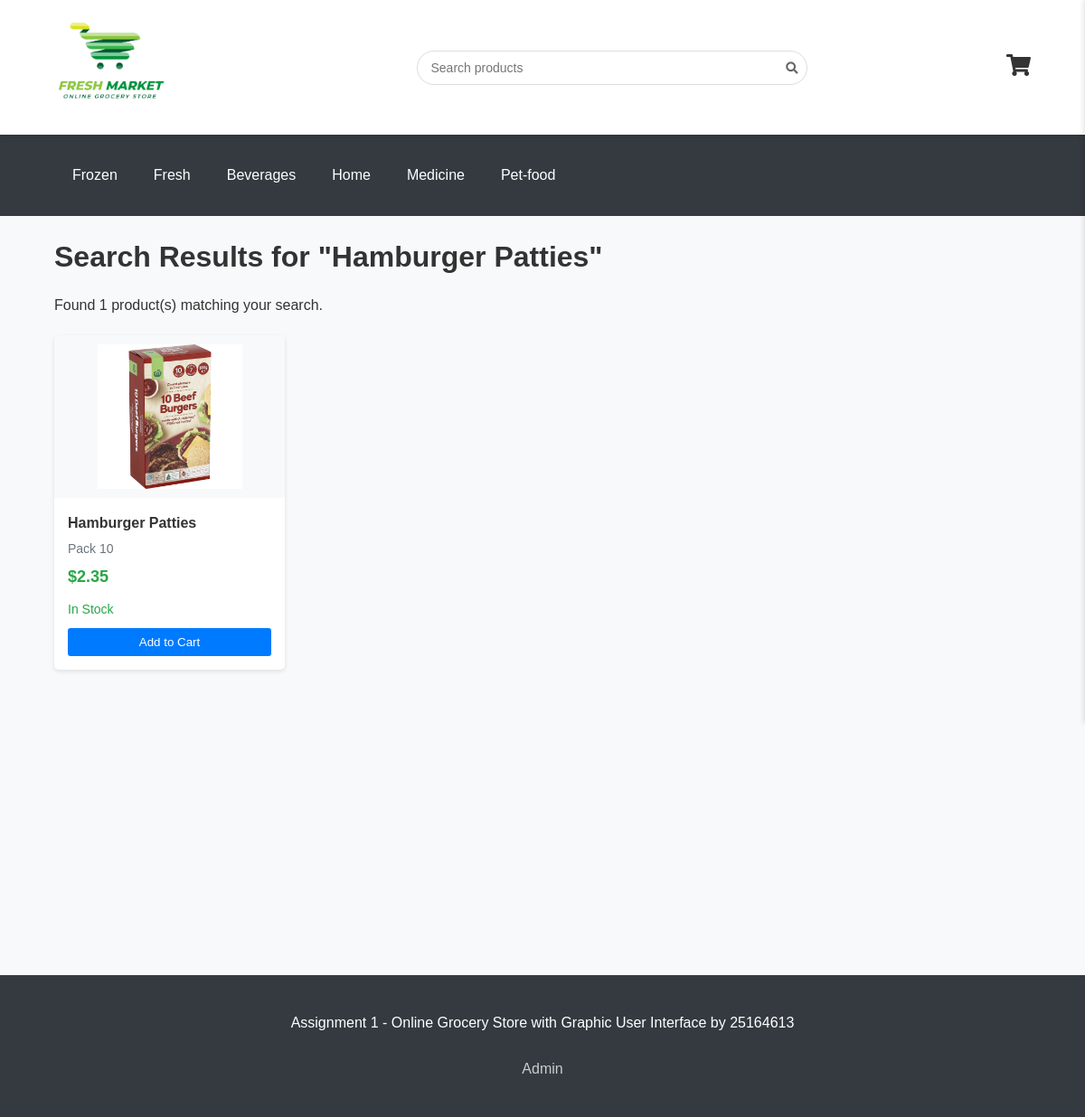
The app's page /search.php?keyword=Hamburger Patties with its own data.
### tables this page shows
CREATE TABLE `products` (
  `product_id` int(10) unsigned DEFAULT NULL,
  `product_name` varchar(20) DEFAULT NULL,
  `unit_price` float(8,2) DEFAULT NULL,
  `unit_quantity` varchar(15) DEFAULT NULL,
  `in_stock` int(10) unsigned DEFAULT NULL
);

### includes/functions.php (called while the page is built, shortened)
<?php
function searchProducts($conn, $keyword) {
    $keyword = mysqli_real_escape_string($conn, $keyword);
    $sql = "SELECT * FROM products WHERE
            product_name LIKE '%$keyword%' OR
            unit_quantity LIKE '%$keyword%'";
    $result = mysqli_query($conn, $sql);
    $products = array();
    if (mysqli_num_rows($result) > 0) {
        while ($row = mysqli_fetch_assoc($result)) {
            $products[] = $row;
        }
    }
    return $products;
}
?>

### search.php (the view, shortened to what this page needs)
<?php
require_once 'includes/db_connect.php';
require_once 'includes/functions.php';
if (isset($_GET['keyword'])) {
    $keyword = trim($_GET['keyword']);
} else {
    $keyword = '';
}
include 'includes/header.php';
$products = searchProducts($conn, $keyword);
?>
<h1>Search Results for "<?php echo htmlspecialchars($keyword); ?>"</h1>
<?php if (empty($products)): ?>
<p>No products found matching your search criteria.</p>
<p>Try searching for another term or <a href="index.php">browse our categories</a>.</p>
<?php else: ?>
<p>Found <?php echo count($products); ?> product(s) matching your search.</p>
<div class="products-grid">
    <?php foreach ($products as $product): ?>
    <div class="product-card">
        <div class="product-image">
            <img src="images/product_<?php echo $product['product_id']; ?>.png" alt="<?php echo $product['product_name']; ?>" onerror="this.src='images/placeholder.png'">
        </div>
        <div class="product-details">
            <div class="product-name"><?php echo $product['product_name']; ?></div>
            <div class="product-unit"><?php echo $product['unit_quantity']; ?></div>
            <div class="product-price">$<?php echo number_format($product['unit_price'], 2); ?></div>
            <div class="product-stock
                <?php
                if ($product['in_stock'] > 0) {
                    echo 'in-stock';
                } else {
                    echo 'out-of-stock';
                }
                ?>">
                <?php
                if ($product['in_stock'] > 0) {
                    echo 'In Stock';
                } else {
                    echo 'Out of Stock';
                }
                ?>
            </div>
            <button class="add-to-cart" data-product-id="<?php echo $product['product_id']; ?>"
                <?php if ($product['in_stock'] <= 0) echo 'disabled'; ?>>
                Add to Cart
            </button>
        </div>
    </div>
    <?php endforeach; ?>
</div>
<?php endif; ?>
<?php
include 'includes/footer.php';
?>

### css/style.css (style rules this page uses)
* { margin: 0; padding: 0; box-sizing: border-box; font-family: 'Arial', sans-serif; }
body { background-color: #f8f9fa; color: #333; line-height: 1.6; }
h1, h2, h3, h4, h5, h6 { margin-bottom: 15px; }
.products-grid { display: grid; grid-template-columns: repeat(auto-fill, minmax(250px, 1fr)); gap: 20px; margin-top: 20px; }
.product-card { background-color: #fff; border-radius: 5px; box-shadow: 0 2px 5px rgba(0,0,0,0.1); overflow: hidden; transition: transform 0.3s; height: 100%; display: flex; flex-direction: column; }
.product-image { width: 100%; height: 180px; background-color: #f8f9fa; display: flex; justify-content: center; align-items: center; padding: 10px; }
.product-image img { max-width: 100%; max-height: 160px; object-fit: contain; }
.product-details { padding: 15px; flex-grow: 1; display: flex; flex-direction: column; }
.product-name { font-weight: bold; font-size: 16px; margin-bottom: 5px; }
.product-unit { color: #6c757d; font-size: 14px; margin-bottom: 5px; }
.product-price { font-weight: bold; font-size: 18px; color: #28a745; margin-bottom: 10px; }
.product-stock { font-size: 14px; margin-bottom: 10px; }
.in-stock { color: #28a745; }
.add-to-cart { display: block; width: 100%; padding: 8px; background-color: #007bff; color: white; border: none; border-radius: 3px; cursor: pointer; transition: background-color 0.3s; margin-top: auto; }

### records on screen
products: product_id (picture), product_name "Hamburger Patties", unit_quantity "Pack 10", unit_price "2.35", in_stock "In Stock"

### other values on screen
$headerCategory "Frozen"
$headerCategory "Fresh"
$headerCategory "Beverages"
$headerCategory "Home"
$headerCategory "Medicine"
$headerCategory "Pet-food"
$keyword "Hamburger Patties"
count($products) "1"
